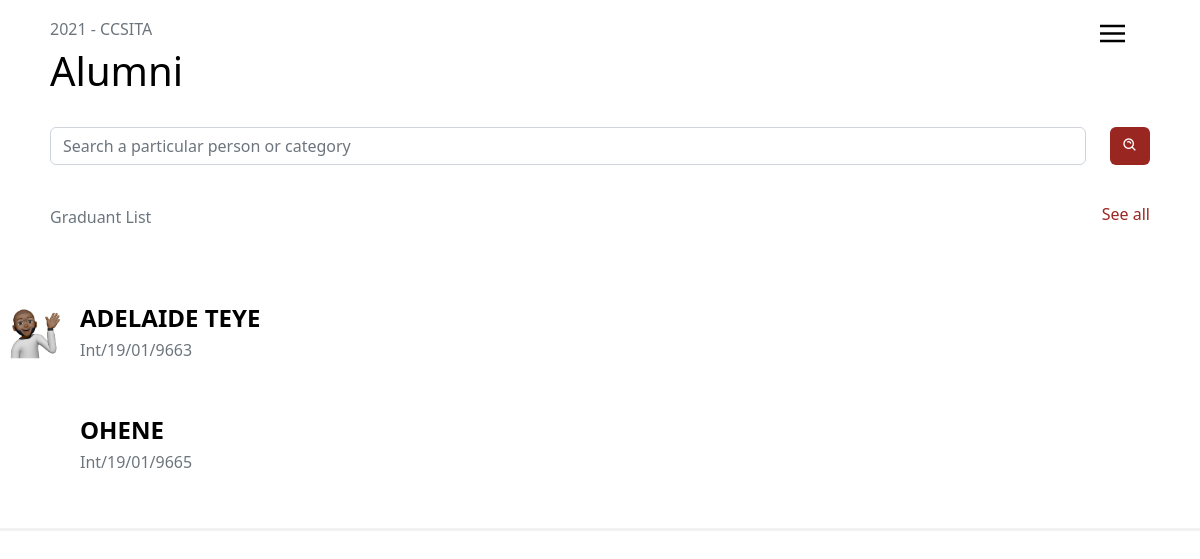
Page /userbase (signed in) on the earlier database version.
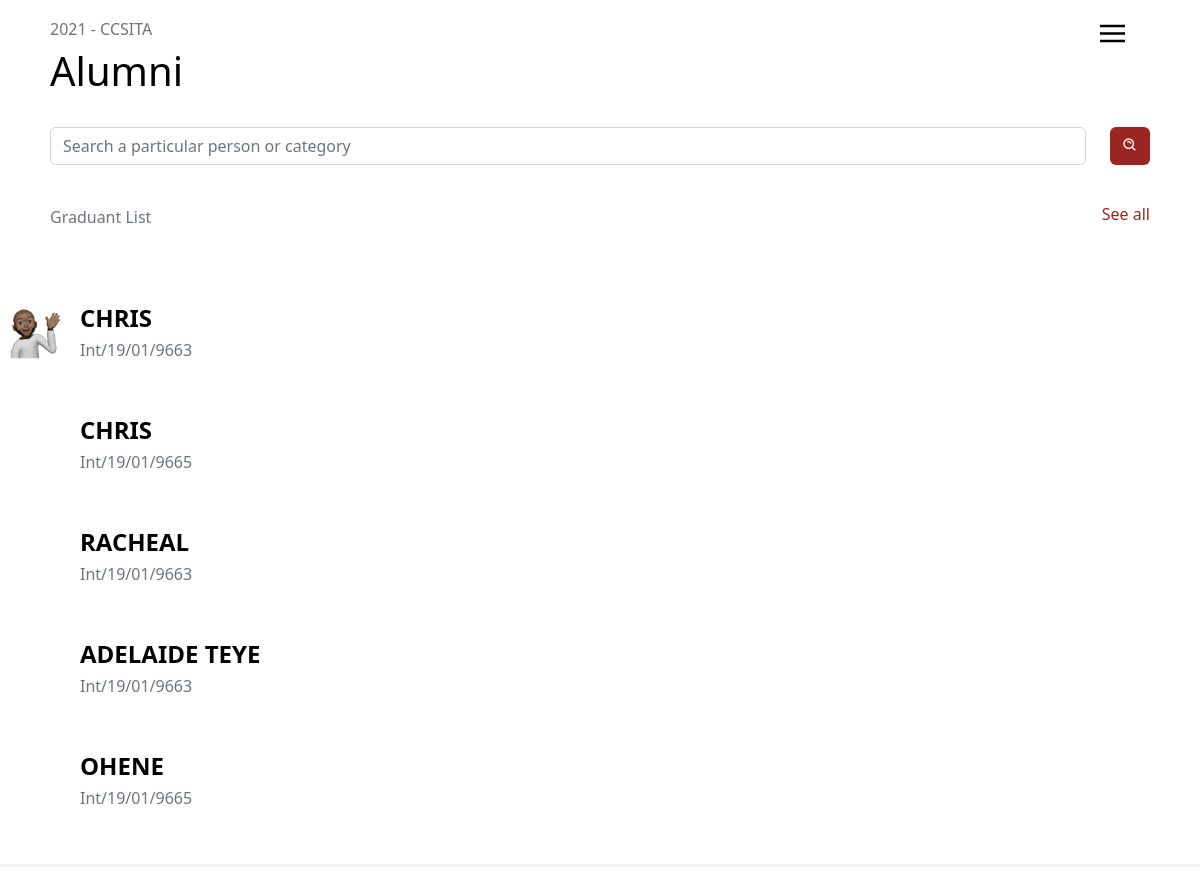
Same page on the later database version.
### app.py (models this page shows)
class User(db.Model,UserMixin):
    id= db.Column(db.Integer, primary_key=True)
    fullname= db.Column(db.String()  )
    indexnumber= db.Column(db.Integer())
    gender= db.Column(db.String()    )
    school= db.Column(db.String()    )
    department= db.Column(db.String()    )
    program= db.Column(db.String()   )
    completed= db.Column(db.Integer()     )
    admitted= db.Column(db.Integer()  )
    email= db.Column(db.String()     )
    telephone= db.Column(db.String()     )
    hall= db.Column(db.String()  )
    nationality= db.Column(db.String()   )
    address= db.Column(db.String()   )
    work= db.Column(db.String()  )
    guardian= db.Column(db.String()  )
    kin= db.Column(db.String()   )
    relationship= db.Column(db.String()  )
    marital= db.Column(db.String()   )
    health= db.Column(db.String()    )
    extra= db.Column(db.String()     )
    image_file = db.Column(db.String(20))
    def __repr__(self):
        return f"User('{self.id}', {self.fullname}, {self.gender}'"

### app.py (the view)
@app.route('/userbase')
@login_required
def userbase():
    print("Fetching all")
    users=User.query.order_by(User.id.desc()).all()
    print(users)
    print(current_user)
    return render_template("userbase.html", users=users, current_user=current_user, header="Information Technology", smalltitle="2021", name="- CCSITA", numberofentries="16 entries")

### forms.py
class Search(FlaskForm):
    searched = StringField('Searched', validators=[DataRequired()])
    submit = SubmitField('Search')

### app.py (called while the page is built)
@login_manager.user_loader
def load_user(user_id):
    return Person.query.get(int(user_id))

@app.context_processor
def base():
    form=Search()
    return dict(form=form)

    def __repr__(self):
        return f"Person('{self.id}', {self.name}', {self.yearCompleted})"

### templates/userbase.html (shortened to what this page needs)
{% extends 'userlayout.html' %}
{% block body %}
<div class="ade" style="display: flex; justify-content: space-between;">
  <p class="text-muted">Graduant List</p>
  <a href="" style="text-decoration: none; color: #992621;">
    <h6> See all</h6>
  </a>
</div>
</div>
<br>
<div style="display: flex; border-bottom: 3px solid #f2f2f2;">
  <div class="user-pic" style="padding-right: 10px;">
      <img src="static/img/memoji.png" >
  </div>
  <div class="user-text" style="display: flex; justify-content: space-between; width: 100%; margin-top: 15px;">
        <div>
          {%for user in users%}
          <div>
            <a href="{{url_for("userinformation", userid=user.id)}}" style="text-decoration: none; color: #992621;">
              <h4 class="names"><b> {{user.fullname}}</h4>
              <h6 class="text-muted">{{user.indexnumber}}</h6><br><br>
          </a>
          </div>
        {% endfor %}
      </div>
  </div>
</div>
{% endblock body %}

Differences in the rows shown:
added User: fullname "CHRIS", indexnumber "Int/19/01/9663"
added User: fullname "CHRIS", indexnumber "Int/19/01/9665"
added User: fullname "RACHEAL", indexnumber "Int/19/01/9663"
